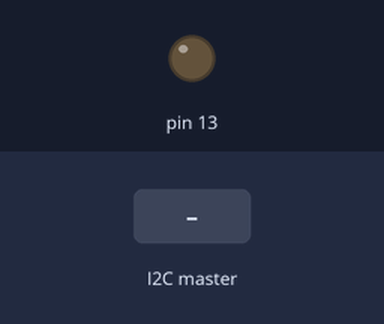
This sketch was run on a simulated Arduino Uno, built with avr-gcc and run on an emulated ATmega328P. On the bench: output pins drawn as LEDs (lit = HIGH). The test bench sets the inputs (shaded band).

Above: at 1.2 s.
1.3 s: the I2C master sends "H"
At 2.0 s:
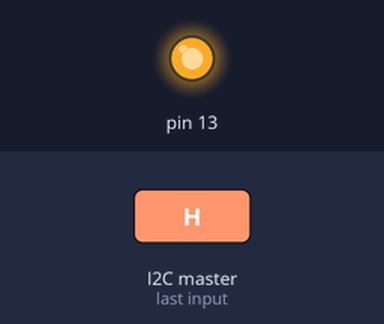
2.8 s: the I2C master sends "L"
At 3.1 s:
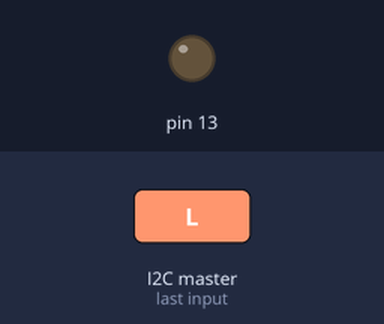
Timing chart, 0 to 5.8 s (numbered marks = the images above; inputs shaded):
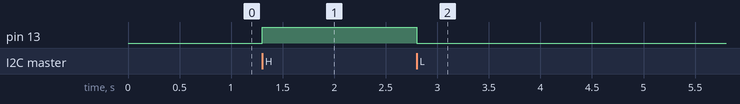

The sketch:

komunikace_slave.ino
```cpp
#include <Wire.h>

char a;

void setup(){
    Wire.begin(100);
    pinMode(13, OUTPUT);
    Wire.onReceive(priPrijmu);
}

void loop(){
    delay(100);
    if(a == 'H'){
        digitalWrite(13, HIGH);
    }
    else if(a == 'L'){
        digitalWrite(13, LOW);
    }
}

void priPrijmu(int b){
    while(Wire.available() > 0){
        a = Wire.read();
    }
}
```

Measured:
- after the input at 1.3 s, pin 13: LOW → HIGH at once
- after the input at 2.8 s, pin 13: HIGH → LOW at once
